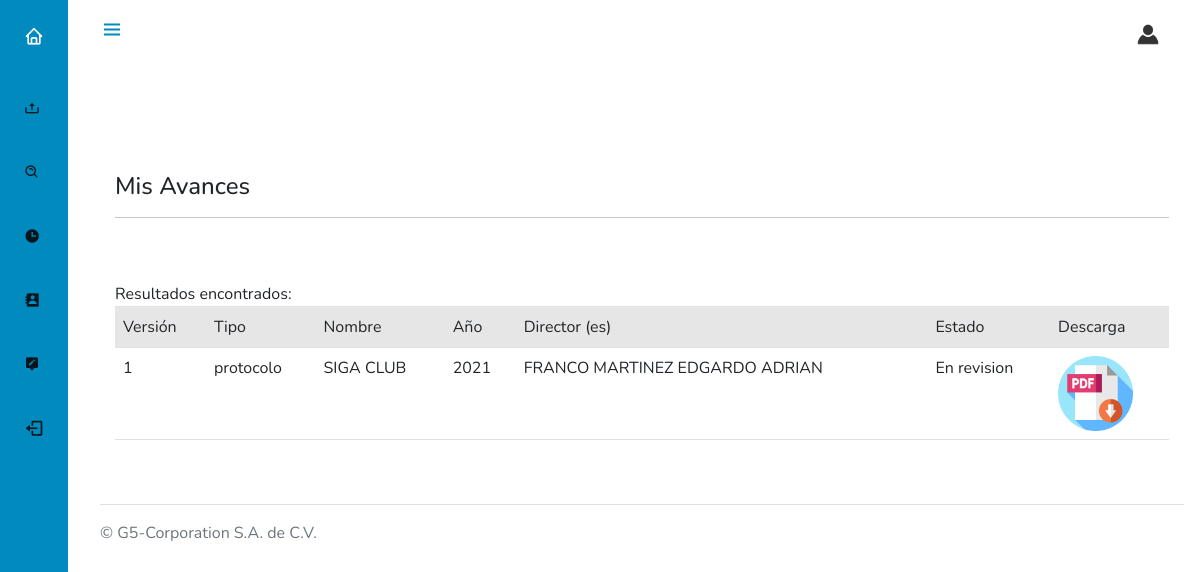
Screenshot of /sesion/alumno.php (signed in) with the database file from the repository.
### tables this page shows
CREATE TABLE `tesis` (
  `id` int(100) NOT NULL,
  `nombre` varchar(200) NOT NULL,
  `escuela` varchar(100) NOT NULL,
  `anio` int(5) NOT NULL,
  `fecha` date NOT NULL,
  `boleta1` int(11) NOT NULL,
  `boleta2` int(11) NOT NULL,
  `boleta3` int(11) NOT NULL,
  `boleta4` int(11) NOT NULL,
  `profe1` varchar(30) NOT NULL,
  `profe2` varchar(30) NOT NULL,
  `cita` varchar(400) NOT NULL,
  `clasificacion` varchar(20) NOT NULL,
  `estado` varchar(20) NOT NULL,
  `link` varchar(400) NOT NULL
);

### sesion/alumno.php (the view, shortened to what this page needs)
<?php
if(isset($_SESSION["email"]))
{
  $email = $_SESSION["email"];
  include("../con_db.php");
  $consulta = "SELECT * FROM persona WHERE email = '$email'";
  $resul = mysqli_query($conex, $consulta);
  $filas = mysqli_fetch_row($resul);
  $rol = $filas[3];
  $boleta = $filas[0];
}
else
{
  header("location:./../login.php");
}
?>
<!doctype html>
<html lang="es">
  <head>
<link href="../dist/css/bootstrap.min.css" rel="stylesheet">
<link href="../assets/css/sticky-footer-navbar.css" rel="stylesheet">
<link rel="stylesheet" href="http://code.jquery.com/ui/1.10.1/themes/base/jquery-ui.css" />
<link href='https://cdn.jsdelivr.net/npm/bootstrap@5.0.0-beta1/dist/css/bootstrap.min.css' rel='stylesheet'>
        <link href='https://cdn.jsdelivr.net/npm/boxicons@latest/css/boxicons.min.css' rel='stylesheet'>
        <link href='../css/side.css' rel='stylesheet'>
  </head>
  <body oncontextmenu='return false' class='snippet-body'>
    <body id="body-pd">
    <header class="header" id="header">
        <div class="header_toggle"> <i class='bx bx-menu' id="header-toggle"></i> </div>
        <div class="header_img"> <img src="../assets/img/user.jpg" alt=""> </div>
    </header>
    <div class="l-navbar" id="nav-bar">
        <nav class="nav">
            <div> <a href="./index.php" class="nav_logo"> <i class='bx bx-home nav_logo-icon'></i> <span class="nav_logo-name">Inicio</span> </a>
                <div class="nav_list">
                    <a href="./subirtesis.php" class="nav_link"> <i class='bx bx-upload'></i> <span class="nav_name">Sube Tesis</span> </a>
                    <a href="./buscador.php" class="nav_link"> <i class='bx bx-search-alt'></i> <span class="nav_name">Buscar Tesis</span> </a>
                    <a href="./recientes.php" class="nav_link"> <i class='bx bxs-time'></i> <span class="nav_name">Ultimas Tesis</span> </a>
                    <?php
                    if($rol == "Alumno")
                      echo '<a href="alumno.php" class="nav_link"> <i class="bx bxs-contact"></i> <span class="nav_name">Mi Perfil</span> </a>';
                    else
                      echo '<a href="ProfesorTesis.php" class="nav_link"> <i class="bx bxs-contact"></i> <span class="nav_name">Mis tesis</span> </a>';
                    ?>
                    <a href="./propuestas.php" class="nav_link"> <i class='bx bxs-message-alt-edit'></i> <span class="nav_name">Propuestas</span> </a>
            </div> <a href="./cerrarSesion.php?nombreSesion=email" class="nav_link"> <i class='bx bx-log-out nav_icon'></i> <span class="nav_name">Cerrar sesión</span> </a>
        </nav>
    </div>
<div class="container">
 <h4 class="mt-5">Mis Avances</h4>
 <hr>
 <?php
$aKeyword = explode(" ", $boleta);
$query ="SELECT * FROM tesis WHERE boleta1 like '%".$aKeyword[0]."%' OR boleta2 LIKE '%".$aKeyword[0]."%' OR boleta3 LIKE '%".$aKeyword[0]."%' OR boleta4 LIKE '%".$aKeyword[0]."%'";
$result = $conex->query($query);
if($result->num_rows > 0) {
  $row_count=0;
  echo "<br><br>Resultados encontrados: ";
  echo "<br><table class='table table-striped'>";
  ?>
  <tr>
    <td>Versión</td>
    <td>Tipo</td>
    <td>Nombre</td>
    <td>Año</td>
    <td>Director (es)</td>
    <td>Estado</td>
    <td>Descarga</td>
  </tr>
  <?php
  While($row = $result->fetch_assoc()) {
      $row_count++;
      $descarga = $row['link'];
      ?>
      <tr>
        <td><?php echo $row_count; ?></td>
        <td><?php echo $row['clasificacion']; ?></td>
        <td><?php echo $row['nombre']; ?></td>
        <td><?php echo $row['anio']; ?></td>
        <td><?php echo $row['profe1']; ?> <br> <?php echo  $row['profe2']; ?></td>
        <td>
            <?php
                if($row['estado'] == NULL)
                echo "No requiere";
                else
                echo $row['estado'];
            ?>
        </td>
        <td><a href="<?php echo $descarga; ?>" target="_blank"><img src='../assets/img/pdfdown.png' width="75px"></a></td>
      </tr>
      <?php
  }
  echo "</table>";
}
else {
  echo "<br>Resultados encontrados: Ninguno";
}
?>
</div>
<br>
<footer class="pt-3 mt-4 text-muted border-top">
            &copy; G5-Corporation S.A. de C.V.
</footer>
    </body>
</html>

### assets/css/sticky-footer-navbar.css (style rules this page uses)
html { position: relative; min-height: 100%; }
body { margin-bottom: 60px; }
body > .container { padding: 60px 15px 0; }

### css/side.css (style rules this page uses)
:root { --header-height: 3rem; --nav-width: 68px; --first-color: #018abe; --first-color-light: #04161d; --white-color: #ffffff; --body-font: 'Nunito', sans-serif; --normal-font-size: 1rem; --z-fixed: 100 }
body { position: relative; margin: var(--header-height) 0 0 0; padding: 0 1rem; font-family: var(--body-font); font-size: var(--normal-font-size); transition: .5s }
a { text-decoration: none }
.header { width: 100%; height: var(--header-height); position: fixed; top: 0; left: 0; display: flex; align-items: center; justify-content: space-between; padding: 0 1rem; background-color: var(--white-color); z-index: var(--z-fixed); transition: .5s }
.header_toggle { color: var(--first-color); font-size: 1.5rem; cursor: pointer }
.header_img { width: 35px; height: 35px; display: flex; justify-content: center; border-radius: 50%; overflow: hidden }
.header_img img { width: 40px }
.l-navbar { position: fixed; top: 0; left: -30%; width: var(--nav-width); height: 100vh; background-color: var(--first-color); padding: .5rem 1rem 0 0; transition: .5s; z-index: var(--z-fixed) }
.nav { height: 100%; display: flex; flex-direction: column; justify-content: space-between; overflow: hidden }
.nav_logo, .nav_link { display: grid; grid-template-columns: max-content max-content; align-items: center; column-gap: 1rem; padding: .5rem 0 .5rem 1.5rem }
.nav_logo { margin-bottom: 2rem }
.nav_logo-icon { font-size: 1.25rem; color: var(--white-color) }
.nav_link { position: relative; color: var(--first-color-light); margin-bottom: 1.5rem; transition: .3s }
.nav_icon { font-size: 1.25rem }
@media screen and (min-width: 768px) { body { margin: calc(var(--header-height) + 1rem) 0 0 0; padding-left: calc(var(--nav-width) + 2rem) } }
@media screen and (min-width: 768px) { .header { height: calc(var(--header-height) + 1rem); padding: 0 2rem 0 calc(var(--nav-width) + 2rem) } }
@media screen and (min-width: 768px) { .header_img { width: 40px; height: 40px } }
@media screen and (min-width: 768px) { .header_img img { width: 45px } }
@media screen and (min-width: 768px) { .l-navbar { left: 0; padding: 1rem 1rem 0 0 } }

### rows the page displays
tesis: clasificacion "protocolo", nombre "SIGA CLUB", anio "2021", profe1 "FRANCO MARTINEZ EDGARDO ADRIAN", estado "En revision"
